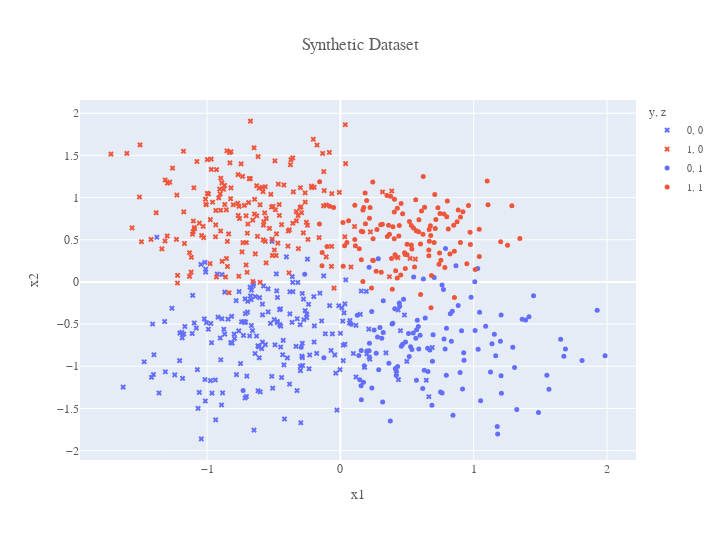

The notebook cell this image was saved under:
### Code cell
torch.manual_seed(0)

# ----- Dataset -----
dataset = SyntheticDataset(num_samples=1000, seed=0)

train_tensors, val_tensors, test_tensors = dataset.tensor(fold=0)
X_train, Y_train, Z_train = train_tensors

symbols = ['x', 'circle']
colors = ['#636EFA', '#EF553B']
fig = go.Figure()


for z in [0, 1]:
    for y in [0, 1]:
        fig.add_trace(go.Scatter(
            x=X_train[(Z_train==z) * (Y_train==y), 0],
            y=X_train[(Z_train==z) * (Y_train==y), 1],
            marker=dict(color=colors[y], symbol=symbols[z], size=5),
            mode='markers',
            name=f'{y}, {z}'
        ))
   
fig.update_layout(
    title_text=f'{dataset.name.capitalize()} Dataset',
    legend_title='y, z',
    xaxis_title='x1',
    yaxis_title='x2',
    **default_layout()
)
fig.show()
